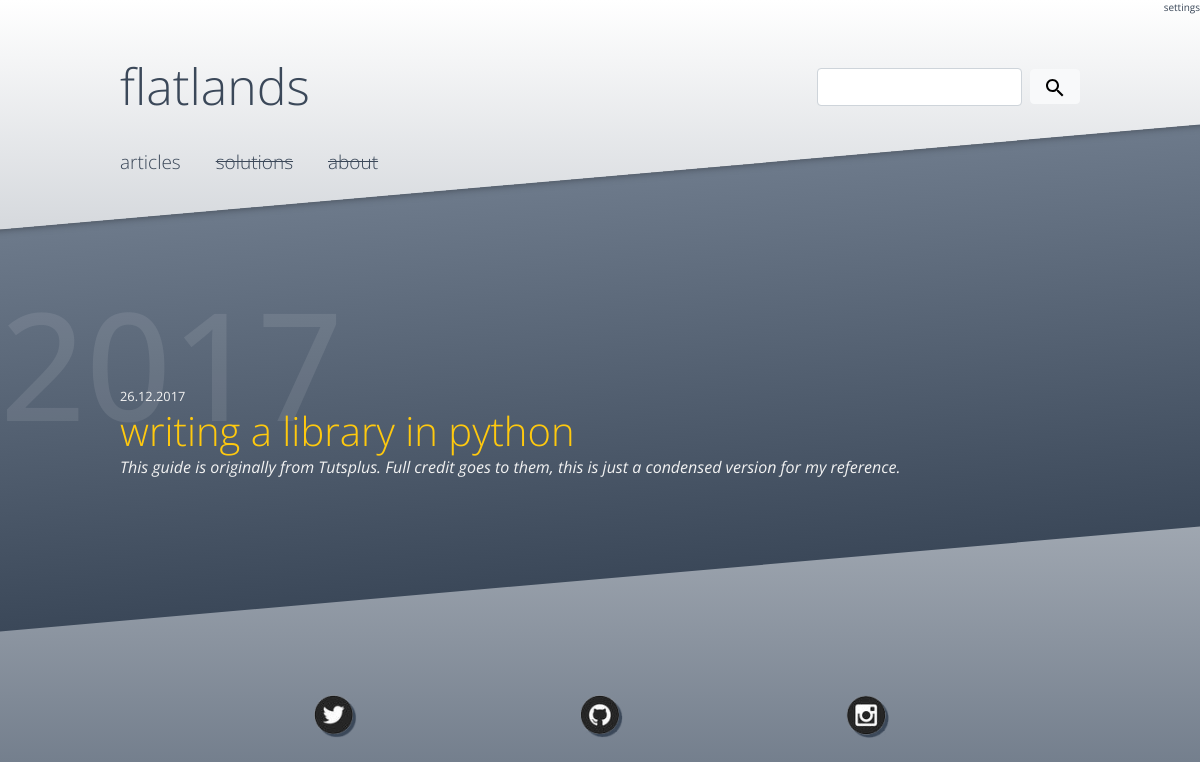
Page /tag/python on the committed database.
### modules/models.py (models this page shows, shortened)
class Post(db.Model):
    id = db.Column(db.Integer, primary_key=True)
    title = db.Column(db.String())
    author = db.Column(db.String())
    tags = db.Column(db.String())
    strap = db.Column(db.String())
    content = db.Column(db.String())
    pub_date = db.Column(db.String())
    published = db.Column(db.Boolean, default=False)

### app.py (the view)
@app.route('/tag/<tag>')
def tag(tag):
    all_posts = modules.database.to_json(modules.models.Post.query.all())
    posts = modules.database.get_post_by_tag(str(tag), all_posts)
    years = modules.database.get_post_years(posts)
    return render_template('tag.html', posts=posts, years=years)

### modules/database.py (called while the page is built)
def to_json(results):
    result = {}
    item = {}
    count = 1
    for row in results:
        for k, v in row.__dict__.items():
            if not k.startswith('_') and k != 'id':
                item[k] = v
        result[count] = item
        count += 1
        item = {}
    return result

def get_post_years(posts=None):
    years = []
    for code, data in posts.items():
        day, month, year = data['pub_date'].split('.')
        years.append(year)
    return sorted(list(set(years)), reverse=True)

def get_post_by_tag(tag, posts):
    output = {}
    for code, data in posts.items():
        if tag in data['tags'].split(' '):
            output[code] = data
    return output

### templates/tag.html
{% extends "base.html" %}
{% block content %}
{% for year in years %}
<div class="section-head"><h4>{{ year }}</h4></div>
    {% for code, data in posts.items() %}
        {% if data.pub_date.endswith(year) %}
            <div class="blog-post">
                <small>{{data.pub_date}}</small>
                <h4><a href="/article/{{ data.title|replace(" ", "-") }}">{{data.title}}</a></h4>
                <div class="blog-post-strap">{{data.strap}}</div>
            </div>
        {% endif %}
    {% endfor %}
{% endfor %}
{% endblock %}

### static/css/main.css (style rules this page uses)
body { margin: 0; font-family: 'Open Sans', sans-serif; background: linear-gradient(white, rgb(89, 102, 119)); }
.section-head { height:110px; }
.section-head h4 { font-size: 150px; color:rgba(242, 242, 242, .1); }
.blog-post { position:relative; padding-left: 10%; padding-right: 10%; padding-bottom: 40px; }
.blog-post h4 { margin:0px; }
.blog-post small { color: rgb(242, 242, 242); }
.blog-post-strap { color: rgb(242, 242, 242); font-style: italic; }
.blog-post a { font-size: 40px; font-weight: 300; color: rgb(255, 201, 14); text-decoration: none; }

### rows in the picture
Post: pub_date "26.12.2017", title "writing a library in python", strap "This guide is originally from Tutsplus. Full credit goes to them, this is just a condensed version for my reference."
